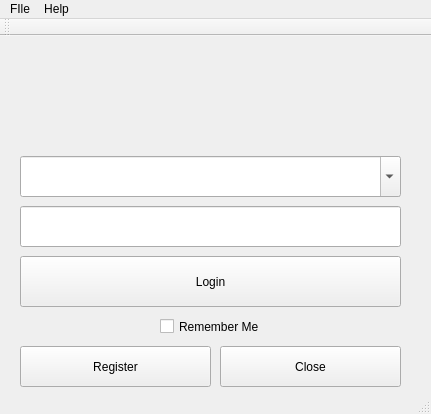
<?xml version="1.0" encoding="UTF-8"?>
<ui version="4.0">
 <class>Project_ScarletClass</class>
 <widget class="QMainWindow" name="Project_ScarletClass">
  <property name="geometry">
   <rect>
    <x>0</x>
    <y>0</y>
    <width>431</width>
    <height>414</height>
   </rect>
  </property>
  <property name="windowTitle">
   <string>Project Scaret - Login</string>
  </property>
  <widget class="QWidget" name="centralWidget">
   <widget class="QLineEdit" name="lineEdit_2">
    <property name="geometry">
     <rect>
      <x>20</x>
      <y>170</y>
      <width>381</width>
      <height>41</height>
     </rect>
    </property>
   </widget>
   <widget class="QPushButton" name="pushButton">
    <property name="geometry">
     <rect>
      <x>20</x>
      <y>220</y>
      <width>381</width>
      <height>51</height>
     </rect>
    </property>
    <property name="text">
     <string>Login</string>
    </property>
   </widget>
   <widget class="QPushButton" name="pushButton_2">
    <property name="geometry">
     <rect>
      <x>220</x>
      <y>310</y>
      <width>181</width>
      <height>41</height>
     </rect>
    </property>
    <property name="text">
     <string>Close</string>
    </property>
   </widget>
   <widget class="QComboBox" name="comboBox">
    <property name="geometry">
     <rect>
      <x>20</x>
      <y>120</y>
      <width>381</width>
      <height>41</height>
     </rect>
    </property>
    <property name="editable">
     <bool>true</bool>
    </property>
   </widget>
   <widget class="QPushButton" name="pushButton_4">
    <property name="geometry">
     <rect>
      <x>20</x>
      <y>310</y>
      <width>191</width>
      <height>41</height>
     </rect>
    </property>
    <property name="text">
     <string>Register</string>
    </property>
   </widget>
   <widget class="QCheckBox" name="checkBox">
    <property name="geometry">
     <rect>
      <x>160</x>
      <y>270</y>
      <width>121</width>
      <height>41</height>
     </rect>
    </property>
    <property name="text">
     <string>Remember Me</string>
    </property>
   </widget>
  </widget>
  <widget class="QMenuBar" name="menuBar">
   <property name="geometry">
    <rect>
     <x>0</x>
     <y>0</y>
     <width>431</width>
     <height>22</height>
    </rect>
   </property>
   <widget class="QMenu" name="menuFIle">
    <property name="title">
     <string>FIle</string>
    </property>
    <addaction name="actionLogin"/>
    <addaction name="actionRegister"/>
   </widget>
   <widget class="QMenu" name="menuAbout">
    <property name="title">
     <string>Help</string>
    </property>
    <addaction name="actionAbout"/>
   </widget>
   <addaction name="menuFIle"/>
   <addaction name="menuAbout"/>
  </widget>
  <widget class="QToolBar" name="mainToolBar">
   <attribute name="toolBarArea">
    <enum>TopToolBarArea</enum>
   </attribute>
   <attribute name="toolBarBreak">
    <bool>false</bool>
   </attribute>
  </widget>
  <widget class="QStatusBar" name="statusBar"/>
  <action name="actionLogin">
   <property name="text">
    <string>Login</string>
   </property>
  </action>
  <action name="actionRegister">
   <property name="text">
    <string>Register</string>
   </property>
  </action>
  <action name="actionAbout">
   <property name="text">
    <string>About</string>
   </property>
  </action>
 </widget>
 <layoutdefault spacing="6" margin="11"/>
 <resources>
  <include location="Project_Scarlet.qrc"/>
 </resources>
 <connections/>
</ui>
